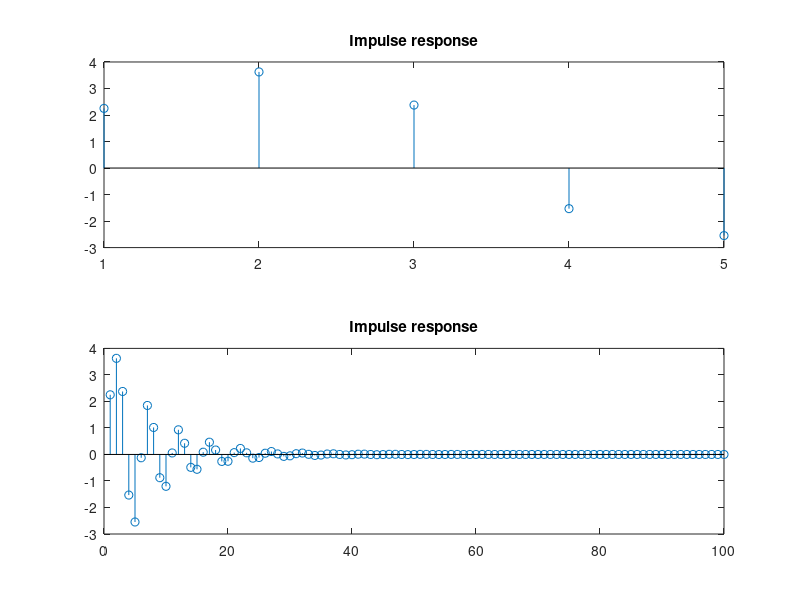

Source code (MATLAB):
clc
N = 5;
num = [2.25 2.5 2.25];
den = [1 -0.5 0.75];
h = impz(num,den,N);
subplot(211);
stem(h);
title('Impulse response');
N = 100;
h = impz(num,den,N);
subplot(212);
stem(h);
title('Impulse response');